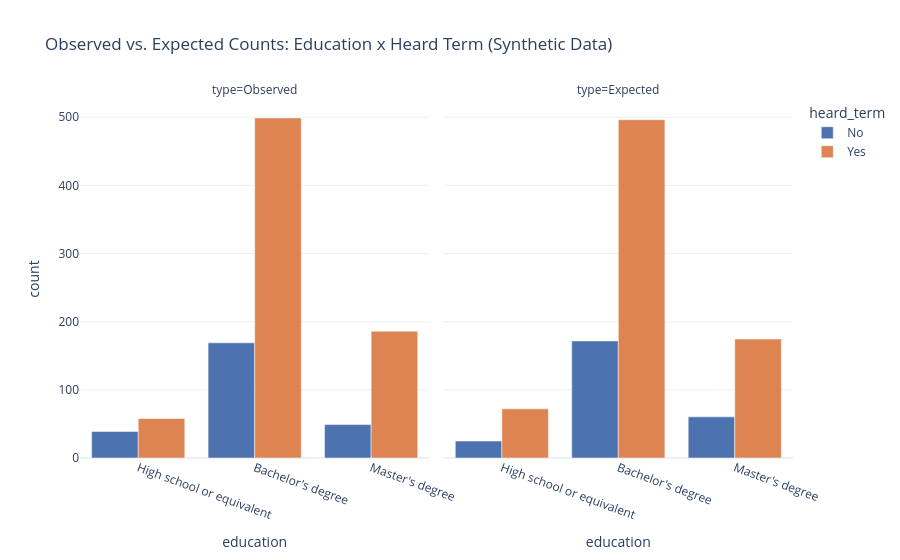

This figure's notebook cell:
### Markdown cell above
### 6.1 Visualize Observed vs. Expected Counts
A quick visual check of how the actual (observed) counts compare to what we'd expect under the null hypothesis of independence.

### Code cell
# Build a tidy dataframe comparing observed vs expected counts for plotting
expected_df = pd.DataFrame(expected, index=contingency.index, columns=contingency.columns)

comparison = pd.concat(
    [contingency.assign(type='Observed'), expected_df.round(1).assign(type='Expected')]
)
comparison = comparison.reset_index().melt(
    id_vars=['education', 'type'], var_name='heard_term', value_name='count'
)

fig = px.bar(
    comparison, x='education', y='count', color='heard_term',
    facet_col='type', barmode='group',
    title="Observed vs. Expected Counts: Education x Heard Term (Synthetic Data)",
    color_discrete_sequence=PALETTE,
)
fig.update_layout(template='plotly_white')
fig.update_xaxes(tickangle=20)
fig.show()

### Figure 1 — Plotly figure (JSON) as saved in the notebook; plotly's stock layout.template omitted (floating-point values rounded to 4 significant figures)
{"data": [{"alignmentgroup": "True", "hovertemplate": "heard_term=No<br>type=Observed<br>education=%{x}<br>count=%{y}<extra></extra>", "legendgroup": "No", "marker": {"color": "#4C72B0", "pattern": {"shape": ""}}, "name": "No", "offsetgroup": "No", "orientation": "v", "showlegend": true, "textposition": "auto", "type": "bar", "x": ["High school or equivalent", "Bachelor's degree", "Master's degree"], "xaxis": "x", "y": [39.0, 169.0, 49.0], "yaxis": "y"}, {"alignmentgroup": "True", "hovertemplate": "heard_term=No<br>type=Expected<br>education=%{x}<br>count=%{y}<extra></extra>", "legendgroup": "No", "marker": {"color": "#4C72B0", "pattern": {"shape": ""}}, "name": "No", "offsetgroup": "No", "orientation": "v", "showlegend": false, "textposition": "auto", "type": "bar", "x": ["High school or equivalent", "Bachelor's degree", "Master's degree"], "xaxis": "x2", "y": [24.9, 171.7, 60.4], "yaxis": "y2"}, {"alignmentgroup": "True", "hovertemplate": "heard_term=Yes<br>type=Observed<br>education=%{x}<br>count=%{y}<extra></extra>", "legendgroup": "Yes", "marker": {"color": "#DD8452", "pattern": {"shape": ""}}, "name": "Yes", "offsetgroup": "Yes", "orientation": "v", "showlegend": true, "textposition": "auto", "type": "bar", "x": ["High school or equivalent", "Bachelor's degree", "Master's degree"], "xaxis": "x", "y": [58.0, 499.0, 186.0], "yaxis": "y"}, {"alignmentgroup": "True", "hovertemplate": "heard_term=Yes<br>type=Expected<br>education=%{x}<br>count=%{y}<extra></extra>", "legendgroup": "Yes", "marker": {"color": "#DD8452", "pattern": {"shape": ""}}, "name": "Yes", "offsetgroup": "Yes", "orientation": "v", "showlegend": false, "textposition": "auto", "type": "bar", "x": ["High school or equivalent", "Bachelor's degree", "Master's degree"], "xaxis": "x2", "y": [72.1, 496.3, 174.6], "yaxis": "y2"}], "layout": {"annotations": [{"font": {}, "showarrow": false, "text": "type=Observed", "x": 0.245, "xanchor": "center", "xref": "paper", "y": 1.0, "yanchor": "bottom", "yref": "paper"}, {"font": {}, "showarrow": false, "text": "type=Expected", "x": 0.755, "xanchor": "center", "xref": "paper", "y": 1.0, "yanchor": "bottom", "yref": "paper"}], "barmode": "group", "legend": {"title": {"text": "heard_term"}, "tracegroupgap": 0}, "title": {"text": "Observed vs. Expected Counts: Education x Heard Term (Synthetic Data)"}, "xaxis": {"anchor": "y", "domain": [0.0, 0.49], "tickangle": 20, "title": {"text": "education"}}, "xaxis2": {"anchor": "y2", "domain": [0.51, 1.0], "matches": "x", "tickangle": 20, "title": {"text": "education"}}, "yaxis": {"anchor": "x", "domain": [0.0, 1.0], "title": {"text": "count"}}, "yaxis2": {"anchor": "x2", "domain": [0.0, 1.0], "matches": "y", "showticklabels": false}}}
